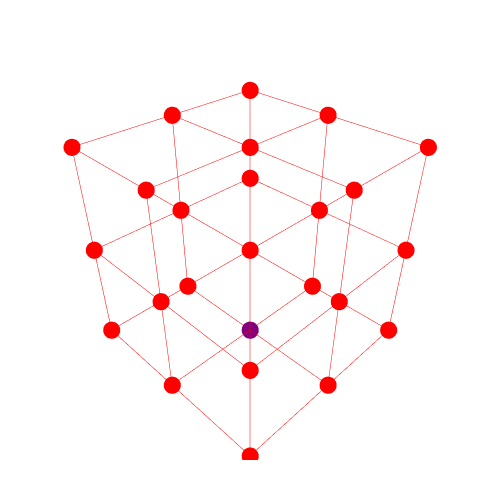

The cell this chart's notebook holds for it:
### Markdown cell above
## 4. Create an Example Topologic Graph

### Code cell
cc = CellComplex.Prism(uSides=3, vSides=3, wSides=3)
cells = Topology.Cells(cc)

for i, c in enumerate(cells):
    if i == 5: # We are choosing one cell to make it special to identify it later.
        label = "Special"
        color = "purple"
    else:
        label = "Room_"+str(i).zfill(3)
        color = "red"
    d = Dictionary.ByKeysValues(
    ["label", "category", "name", "color", "id"],
    [label, "Space", label, color, label])
    c = Topology.SetDictionary(c, d)

# Create a graph of the cellComplex
g = Graph.ByTopology(cc)

# Set a graph id
graph_id = "test_graph"
d = Dictionary.ByKeyValue("id", graph_id)
g = Topology.SetDictionary(g, d)

# Get its vertices and edges
verts = Graph.Vertices(g)
edges = Graph.Edges(g)

# Specify what the edges mean to neo4j
for edge in edges:
    d = Dictionary.ByKeysValues(
    ["label", "category", "weight"],
    ["ADJACENT_TO", "Adjacency", 1.0])
    edge = Topology.SetDictionary(edge, d)

Topology.Show(g,
              vertexSize=20,
              vertexColorKey="color",
              backgroundColor="white",
              width=500,
              height=500,
              renderer=renderer)

### Figure 1 — Plotly figure (JSON) as saved in the notebook; plotly's stock layout.template omitted (floating-point values rounded to 4 significant figures; data arrays with more than 128 entries replaced by an {"elided": "..."} marker saying what was removed)
{"data": [{"hoverinfo": "text", "legendgroup": "2", "legendrank": 2, "line": {"color": "red", "dash": "solid", "width": 1}, "marker": {"size": 0}, "mode": "lines", "name": "1: Untitled Graph (Edges)", "showlegend": false, "text": "", "type": "scatter3d", "x": {"elided": "162 float values"}, "y": {"elided": "162 float values"}, "z": {"elided": "162 float values"}}, {"customdata": ["", "", "", "", "", "", "", "", "", "", "", "", "", "", "", "", "", "", "", "", "", "", "", "", "", "", ""], "hoverinfo": "text", "hovertemplate": ["Click ", "Click ", "Click ", "Click ", "Click ", "Click ", "Click ", "Click ", "Click ", "Click ", "Click ", "Click ", "Click ", "Click ", "Click ", "Click ", "Click ", "Click ", "Click ", "Click ", "Click ", "Click ", "Click ", "Click ", "Click ", "Click ", "Click "], "hovertext": ["", "", "", "", "", "", "", "", "", "", "", "", "", "", "", "", "", "", "", "", "", "", "", "", "", "", ""], "legendgroup": "1", "legendrank": 1, "marker": {"color": ["#FF0000", "#FF0000", "#FF0000", "#FF0000", "#FF0000", "#800080", "#FF0000", "#FF0000", "#FF0000", "#FF0000", "#FF0000", "#FF0000", "#FF0000", "#FF0000", "#FF0000", "#FF0000", "#FF0000", "#FF0000", "#FF0000", "#FF0000", "#FF0000", "#FF0000", "#FF0000", "#FF0000", "#FF0000", "#FF0000", "#FF0000"], "line": {"width": 0}, "opacity": 1, "size": [20, 20, 20, 20, 20, 20, 20, 20, 20, 20, 20, 20, 20, 20, 20, 20, 20, 20, 20, 20, 20, 20, 20, 20, 20, 20, 20], "sizemode": "diameter", "symbol": "circle"}, "mode": "markers", "name": "1: Untitled Graph (Vertices)", "showlegend": false, "text": ["", "", "", "", "", "", "", "", "", "", "", "", "", "", "", "", "", "", "", "", "", "", "", "", "", "", ""], "type": "scatter3d", "x": [-0.3333, -0.3333, 0, -0.3333, -0.3333, 0, -0.3333, 0.3333, 0, -0.3333, 0, -0.3333, 0.3333, 0, -0.3333, 0.3333, 0, 0.3333, 0, -0.3333, 0.3333, 0, 0.3333, 0.3333, 0, 0.3333, 0.3333], "y": [0.3333, 0, 0.3333, 0.3333, -0.3333, 0, 0, 0.3333, 0.3333, 0.3333, -0.3333, -0.3333, 0, 0, 0, 0.3333, 0.3333, -0.3333, -0.3333, -0.3333, 0, 0, 0.3333, -0.3333, -0.3333, 0, -0.3333], "z": [-0.3333, -0.3333, -0.3333, 0, -0.3333, -0.3333, 0, -0.3333, 0, 0.3333, -0.3333, 0, -0.3333, 0, 0.3333, 0, 0.3333, -0.3333, 0, 0.3333, 0, 0.3333, 0.3333, 0, 0.3333, 0.3333, 0.3333]}], "layout": {"autosize": true, "height": 500, "margin": {"b": 40, "l": 40, "r": 40, "t": 40}, "paper_bgcolor": "#FFFFFF", "plot_bgcolor": "#FFFFFF", "scene": {"aspectmode": "data", "camera": {"center": {"x": 0, "y": 0, "z": 0}, "eye": {"x": -1.25, "y": -1.25, "z": 1.25}, "projection": {"type": "perspective"}, "up": {"x": 0, "y": 0, "z": 1}}, "xaxis": {"visible": false}, "yaxis": {"visible": false}, "zaxis": {"visible": false}}, "showlegend": true, "width": 500, "xaxis": {"showgrid": false, "visible": false, "zeroline": false}, "yaxis": {"showgrid": false, "visible": false, "zeroline": false}}}
